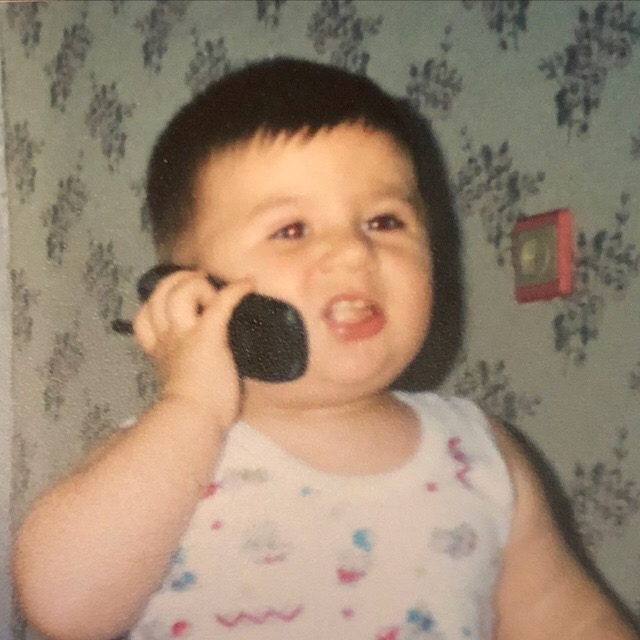
#> input picture lr1/me.jpg, 640 x 640 px
$ python lab1.py
#> lines starting #> are read from the running program, lines starting #| are printed output that depends on the picture
import cv2
import numpy as np
import math

#задание 1 ВАРИАНТ 1

# пункт 1
me = cv2.imread('lr1/me.jpg')
#> me is the input picture: shape (640, 640, 3); mean B, G, R 113.8, 134.5, 155.5
cv2.imshow('me', me)
cv2.waitKey(1000)
cv2.destroyAllWindows()
# пункт 2
meGray = cv2.cvtColor(me, cv2.COLOR_BGR2GRAY)
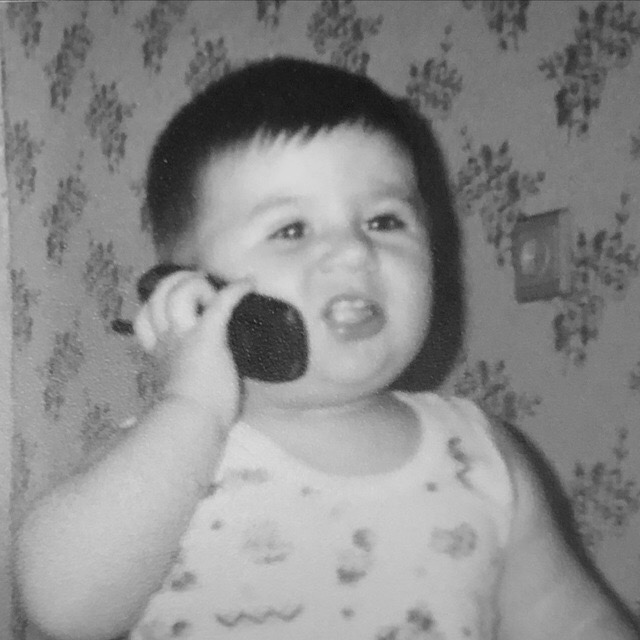
#> meGray: shape (640, 640); min 16, max 221, mean 138.4
cv2.imshow('me gray', meGray)
cv2.waitKey(2000)
cv2.destroyAllWindows()
# пункт 3
meSmall = cv2.resize(me, (me.shape[1] // 2, me.shape[0] // 2))
cv2.imshow('me small', meSmall)
cv2.waitKey(3000)
cv2.destroyAllWindows()
# пункт 4
meGraySmall = cv2.resize(meGray, (me.shape[1] // 4, me.shape[0] // 4))
cv2.imshow('me gray small', meGraySmall)
cv2.waitKey(4000)
cv2.destroyAllWindows()
# пункт 5
b, g, r = cv2.split(me)
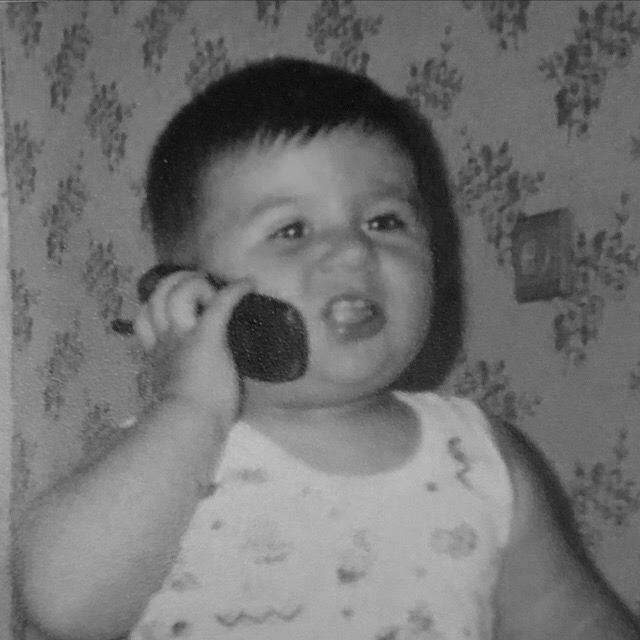
#> b: shape (640, 640); min 5, max 193, mean 113.8
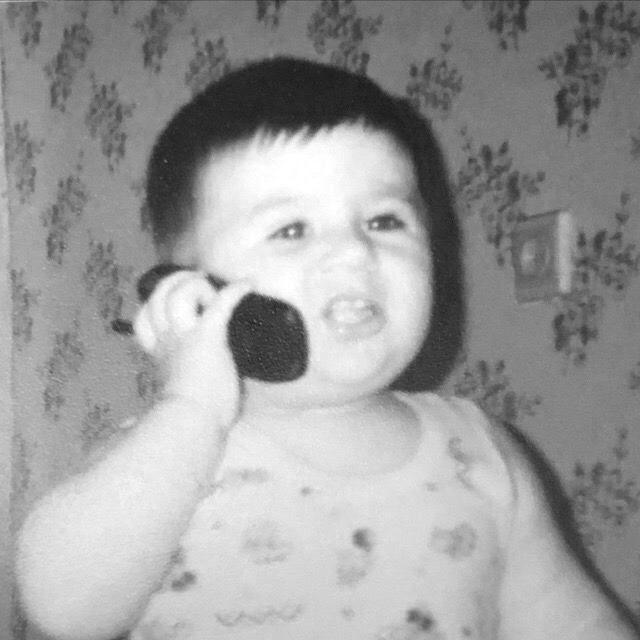
#> r: shape (640, 640); min 23, max 255, mean 155.5
meInvers = cv2.merge([b, r, g])
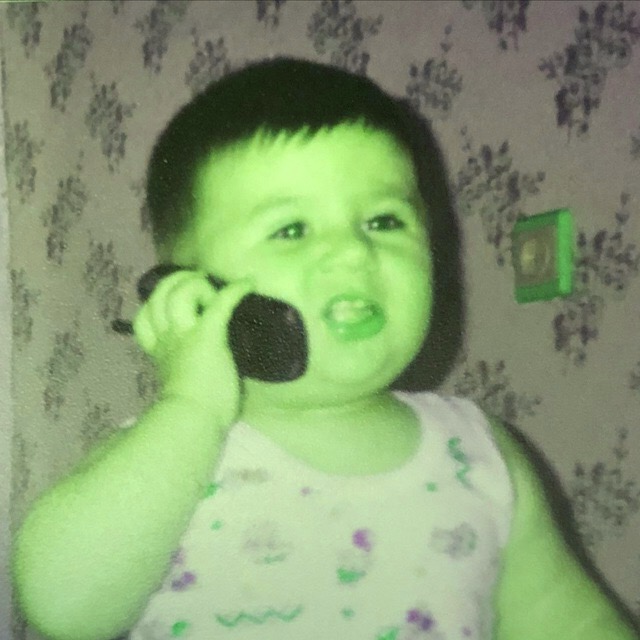
#> meInvers: shape (640, 640, 3); mean of channels 0, 1, 2 113.8, 155.5, 134.5; drawn as B, G, R
cv2.imshow('me invers', meInvers)
cv2.waitKey(5000)
cv2.destroyAllWindows()

#задание 1 ВАРИАНТ 2

# пункт 1
me = cv2.imread('lr1/me.jpg', flags = cv2.IMREAD_REDUCED_COLOR_4)
#> me: shape (160, 160, 3)
cv2.imshow('me', me)
cv2.waitKey(1000)
cv2.destroyAllWindows()
# пункт 2
meGray = cv2.cvtColor(me, cv2.COLOR_BGR2GRAY)
#> meGray: shape (160, 160)
cv2.imshow('me gray', meGray)
cv2.waitKey(2000)
cv2.destroyAllWindows()
# пункт 3
meSmall = cv2.resize(me, (me.shape[1] // 2, me.shape[0] // 2))
#> meSmall: shape (80, 80, 3)
cv2.imshow('me small', meSmall)
cv2.waitKey(3000)
cv2.destroyAllWindows()
# пункт 4
meGraySmall = cv2.resize(meGray, (me.shape[1] // 4, me.shape[0] // 4))
#> meGraySmall: shape (40, 40)
cv2.imshow('me gray small', meGraySmall)
cv2.waitKey(4000)
cv2.destroyAllWindows()
# пункт 5
b, g, r = cv2.split(me)
#> b: shape (160, 160)
#> g: shape (160, 160)
#> r: shape (160, 160)
meInvers = cv2.merge([b, r, g])
#> meInvers: shape (160, 160, 3)
cv2.imshow('me invers', meInvers)
cv2.waitKey(5000)
cv2.destroyAllWindows()

#задание 2

myPicture = np.zeros((480, 640, 3), dtype='uint8')
myPicture[:] = 255, 255, 255
cv2.circle(myPicture, (myPicture.shape[0] // 2, myPicture.shape[1] // 2), 30, (0, 0, 255), 3)
cv2.putText(myPicture, 'circle', (myPicture.shape[0] // 2 + 50, myPicture.shape[1] // 2), cv2.FONT_HERSHEY_SIMPLEX, 1, (0, 0, 0), 2)
cv2.rectangle(myPicture, (250, 50), (300, 150), (255, 0, 139), 3)
cv2.putText(myPicture, 'rectangle', (320, 100), cv2.FONT_HERSHEY_SIMPLEX, 1, (0, 0, 0), 2)
cv2.line(myPicture, (0, 0), (myPicture.shape[1], myPicture.shape[0]), (255, 191, 0), 3)
cv2.putText(myPicture, 'line', (myPicture.shape[0] // 2 - 200, myPicture.shape[1] // 2 - 200), cv2.FONT_HERSHEY_SIMPLEX, 1, (0, 0, 0), 2)
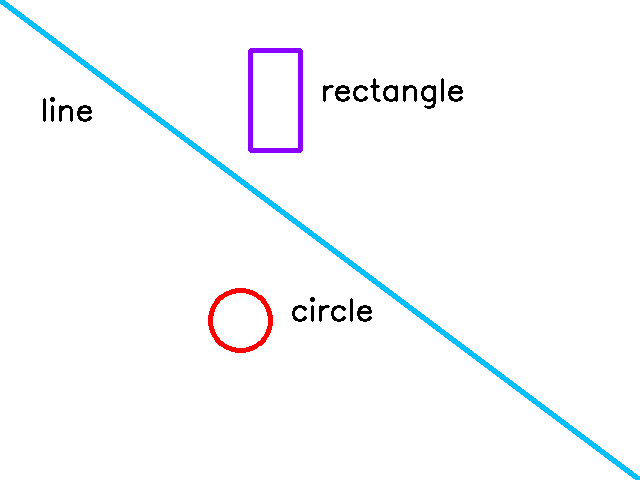
#> myPicture: shape (480, 640, 3); mean of channels 0, 1, 2 252.5, 250.4, 249.2; drawn as B, G, R
cv2.imshow('my picture', myPicture)
cv2.waitKey(5000)
cv2.destroyAllWindows()

#задание 3

n = int(40)
m = int(15)
myChess = np.zeros((40, 15, 3), dtype='uint8')
for i in range(n+1):
    for j in range(m+1):
        if (j+i) % 2 == 0:
            cv2.rectangle(myChess, (j, i), (j, i), (255, 0, 139), 3)
        else:
            cv2.rectangle(myChess, (j, i), (j, i), (255, 255, 255), 3)
myChessResize = cv2.resize(myChess, (myChess.shape[1] * 10, myChess.shape[0] * 10), interpolation=cv2.INTER_AREA)
cv2.imshow('my_chess', myChessResize)
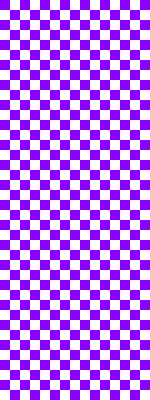
#> window 'my_chess': shape (400, 150, 3); mean B, G, R 255, 127.5, 197
cv2.waitKey(5000)
cv2.destroyAllWindows()

# доп задание

myCam = cv2.VideoCapture(0)
myCam.set(3, 500)
myCam.set(4, 300)
while True:
    success, frame = myCam.read()
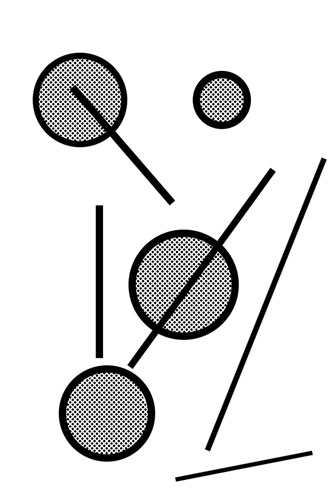
#> input picture lr4/picture.jpg, 334 x 498 px, given in place of the camera
#> frame is the input picture: shape (498, 334, 3); min 0, max 255, mean 223.8
    frameGray = cv2.cvtColor(frame, cv2.COLOR_BGR2GRAY)
    cv2.imshow('myCamGray', frameGray)
    if cv2.waitKey(1) & 0xFF == ord('q'):
#> (key q is pressed here)
        break
